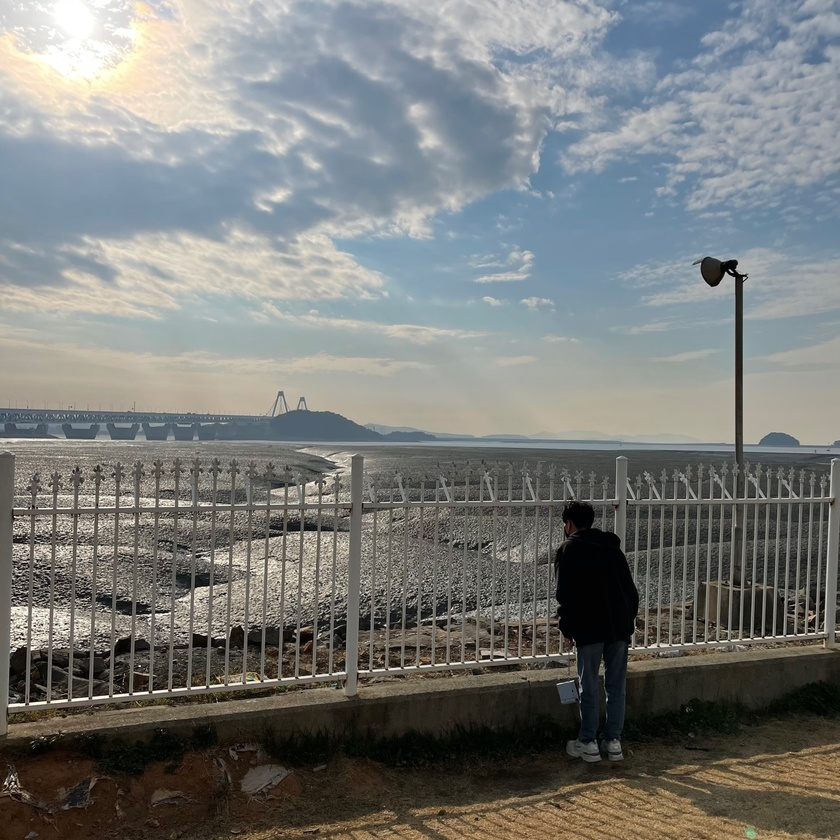
#> input picture Histogram_Python/source/test.jpeg, 840 x 840 px, shrunk from 1440 x 1440 before the run
$ python main.py
#> lines starting #> are read from the running program, lines starting #| are printed output that depends on the picture
import cv2 as cv
from matplotlib import pyplot as plt

plt.rcParams['figure.figsize'] = [13, 13]

img = cv.imread("source/test.jpeg")
#> img is the input picture: shape (840, 840, 3); mean B, G, R 121.1, 123.2, 120.8
img = cv.cvtColor(img, cv.COLOR_BGR2RGB)
gray = cv.cvtColor(img, cv.COLOR_BGR2GRAY)
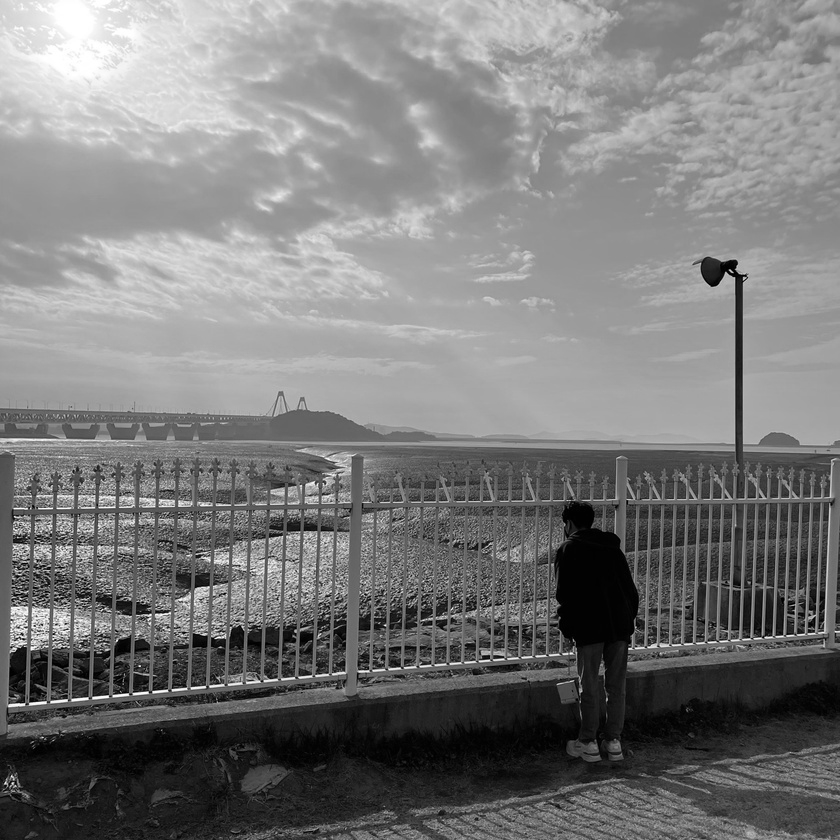
#> gray: shape (840, 840); min 0, max 255, mean 122.3
color = ('r', 'g', 'b')

plt.subplot(2, 2, 1)
plt.imshow(img)
plt.axis("off")
plt.title("Color image", fontsize=18)

plt.subplot(2, 2, 2)
plt.imshow(gray, cmap="gray")
plt.axis("off")
plt.title("Gray scale image", fontsize=18)

plt.subplot(2, 2, 3)
for i, c in enumerate(color):
    hist_c = cv.calcHist([img], [i], None, [256], [0, 256])
    plt.plot(hist_c, color=c)
    plt.xlim([0, 256])
plt.title("Histogram color", fontsize=18)

plt.subplot(2, 2, 4)
hist_g = cv.calcHist([gray], [0], None, [256], [0, 256])
#> hist_g = 256 values, max 12277 at index 167, min 216 at index 250, mean 2756.2
plt.plot(hist_g)
plt.xlim([0, 256])
plt.title("Histogram gray", fontsize=18)

plt.show()
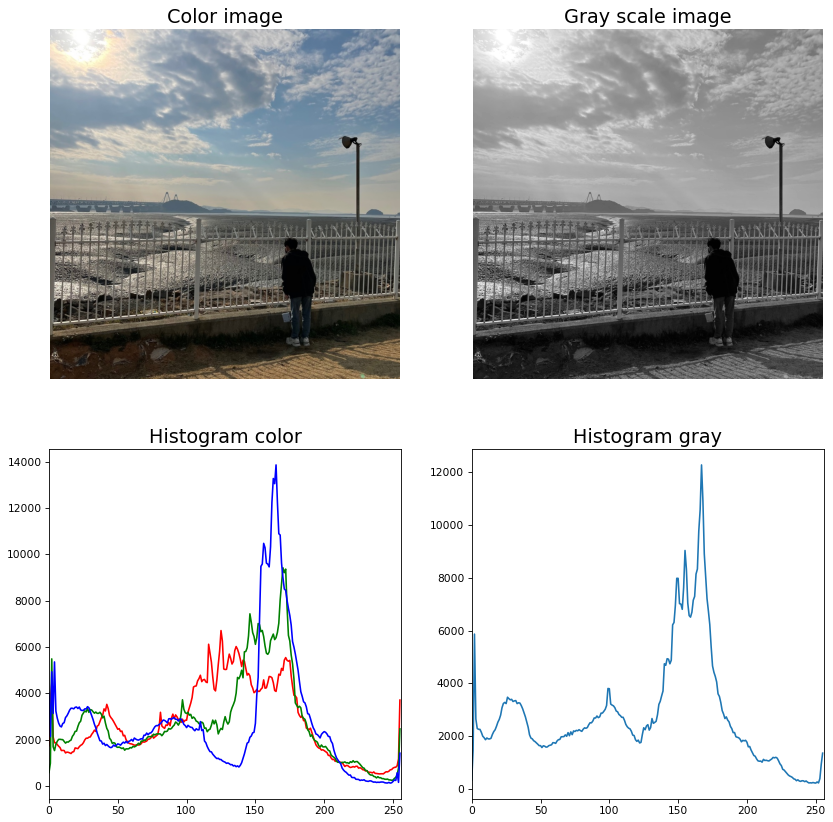
#> figure drawn by matplotlib, 4 panels; panel 3: curve peaks at x = 125, y = 6704; panel 3: curve peaks at x = 170, y = 9415; panel 3: curve peaks at x = 165, y = 13856; panel 4: curve peaks at x = 167, y = 12277
